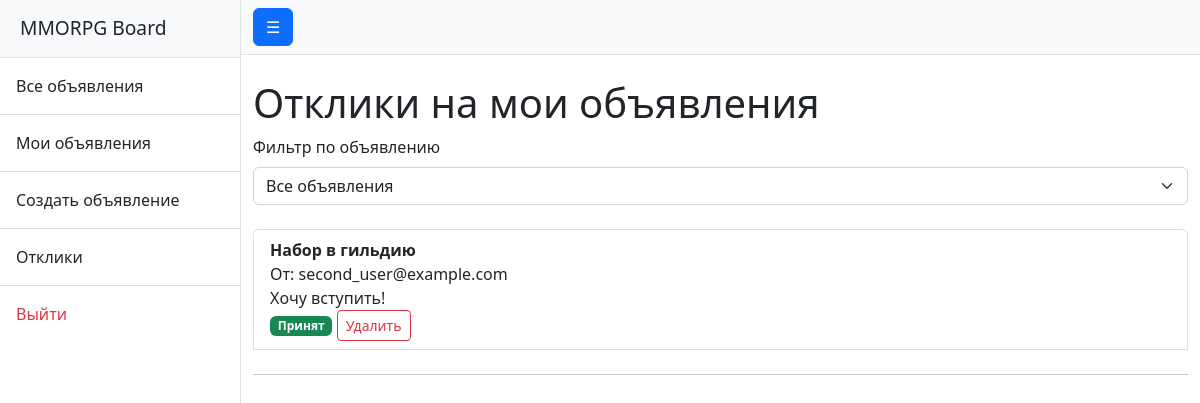
The app's page /my-responses/ (signed in) with its own data.
### board/models.py (models this page shows, shortened)
class Response(models.Model):
    author = models.ForeignKey(User, on_delete=models.CASCADE, related_name='responses')
    advertisement = models.ForeignKey(Advertisement, on_delete=models.CASCADE, related_name='responses')
    text = models.TextField()
    created_at = models.DateTimeField(auto_now_add=True)
    is_accepted = models.BooleanField(default=False)

class Advertisement(models.Model):
    author = models.ForeignKey(User, on_delete=models.CASCADE, related_name='advertisements')
    category = models.ForeignKey(Category, on_delete=models.PROTECT, related_name='advertisements')
    title = models.CharField(max_length=200)
    content = RichTextUploadingField()
    created_at = models.DateTimeField(auto_now_add=True)
    updated_at = models.DateTimeField(auto_now=True)

### accounts/models.py (models this page shows)
class User(AbstractUser):
    username = None
    email = models.EmailField(unique=True)
    USERNAME_FIELD = 'email'
    REQUIRED_FIELDS = []
    objects = UserManager()

### board/views.py (the view)
# urls.py: path('my-responses/', MyAdvertisementResponsesView.as_view(), name='my_responses'),
class MyAdvertisementResponsesView(LoginRequiredMixin, ListView):
    model = Response
    template_name = 'board/my_responses.html'
    context_object_name = 'responses'
    def get_queryset(self):
        queryset = (
            Response.objects
            .filter(advertisement__author=self.request.user)
            .select_related('advertisement', 'author')
            .order_by('-created_at')
        )
        advertisement_id = self.request.GET.get('advertisement')
        if advertisement_id:
            queryset = queryset.filter(advertisement_id=advertisement_id)
        return queryset
    def get_context_data(self, **kwargs):
        context = super().get_context_data(**kwargs)
        context['advertisements'] = Advertisement.objects.filter(
            author=self.request.user
        )
        context['selected_advertisement'] = self.request.GET.get('advertisement')
        return context

### board/templates/board/my_responses.html (shortened to what this page needs)
{% extends 'base.html' %}
{% block content %}
<h1>Отклики на мои объявления</h1>
<form method="get" class="mb-4">
    <label for="advertisement" class="form-label">
        Фильтр по объявлению
    </label>
    <select name="advertisement"
            id="advertisement"
            class="form-select"
            onchange="this.form.submit()">
        <option value="">Все объявления</option>
    </select>
</form>
{% if responses %}
    <ul class="list-group">
        {% for response in responses %}
            <li class="list-group-item mb-2">
                <strong>{{ response.advertisement.title }}</strong><br>
                От: {{ response.author.email }}<br>
                {{ response.text }}<br>
                {% if response.is_accepted %}
                    <span class="badge bg-success">Принят</span>
                {% endif %}
                <form method="post"
                      action="{% url 'board:delete_response' response.pk %}"
                      style="display:inline;">
                    <button type="submit" class="btn btn-sm btn-outline-danger">
                        Удалить
                    </button>
                </form>
            </li>
            <hr>
        {% endfor %}
    </ul>
{% else %}
    <p>Откликов пока нет.</p>
{% endif %}
{% endblock %}

### records on screen
Response: advertisement "Набор в гильдию", author.email "second_user@example.com", text "Хочу вступить!", is_accepted "Принят"
